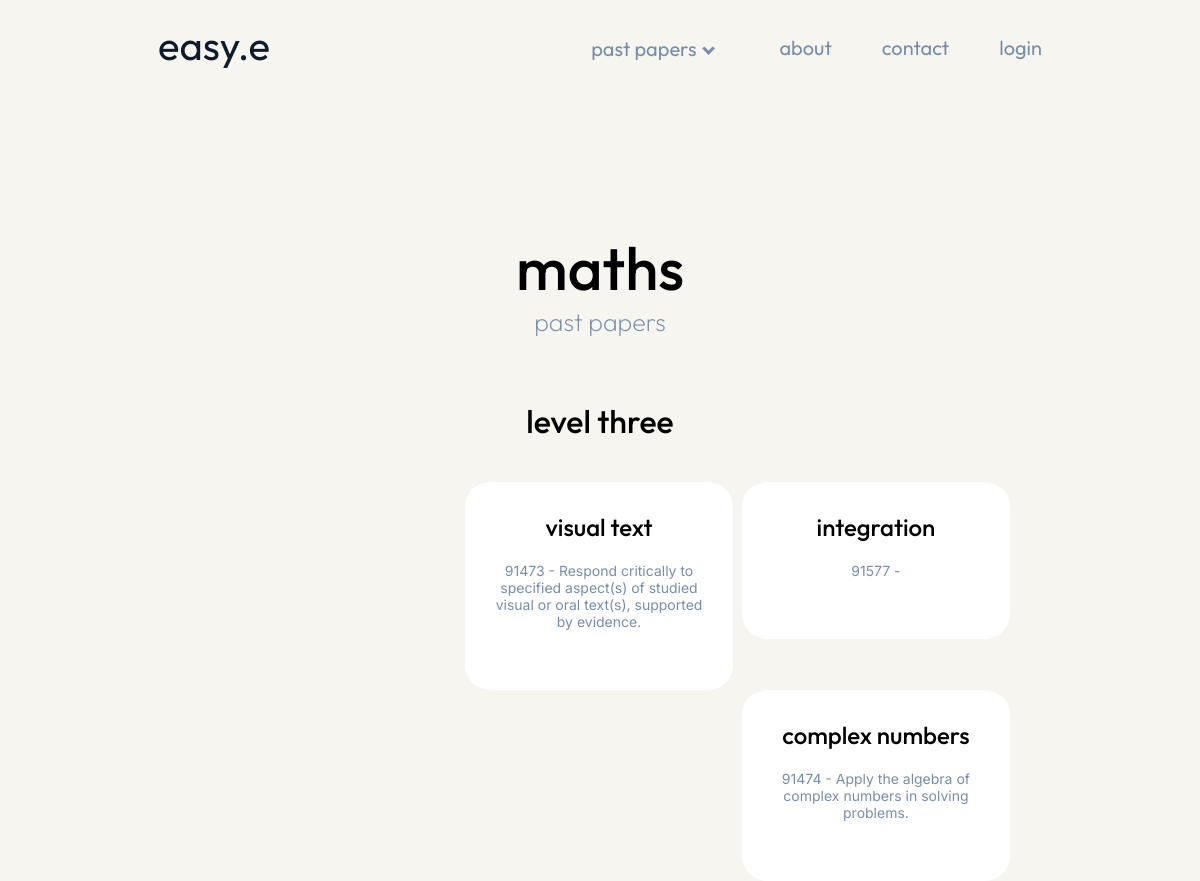
The page /past_papers_math on the database as committed earlier.
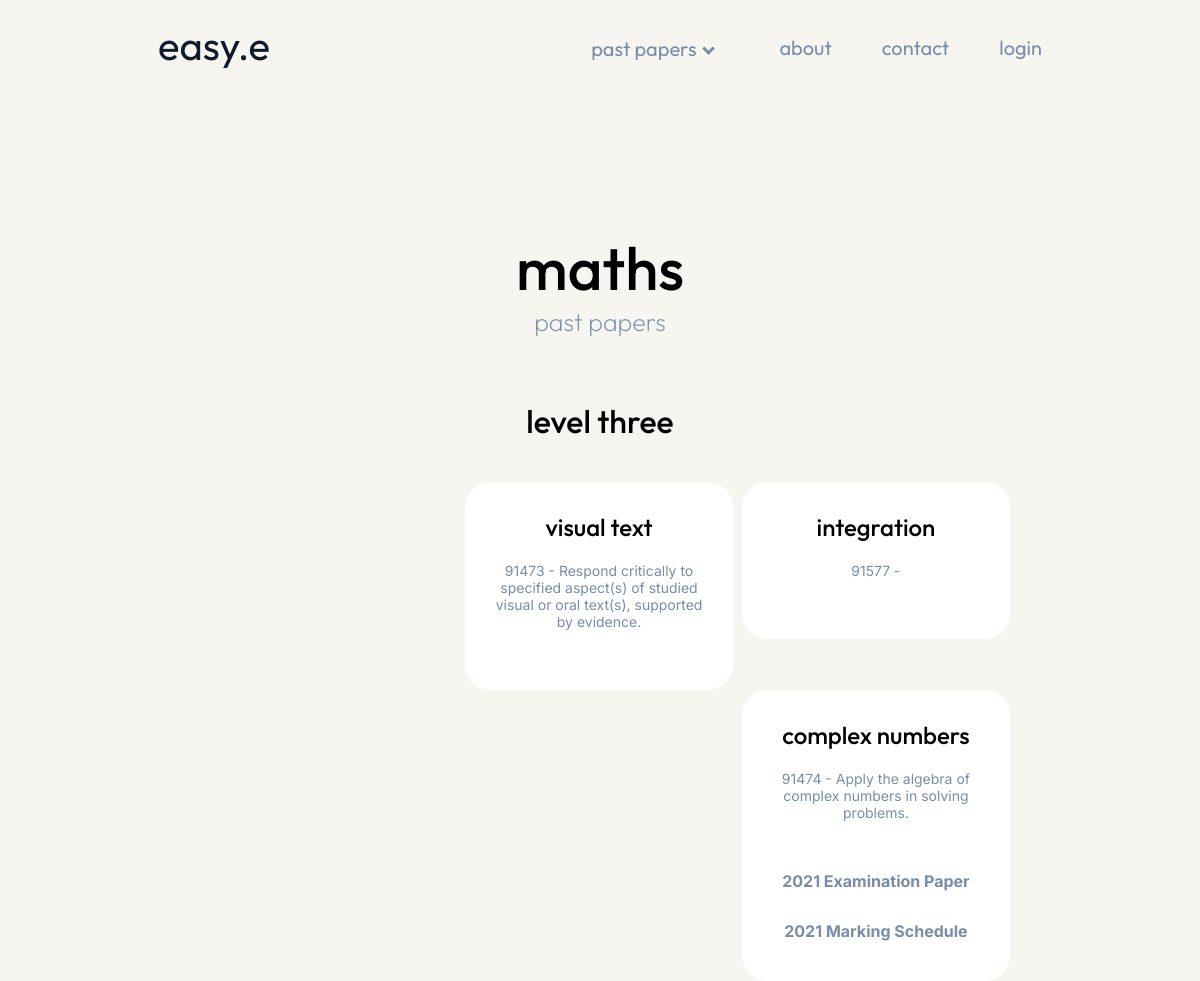
The same page on the database as committed later.
### models.py (models this page shows, shortened)
class Paper(db.Model):
    __tablename__ = "past_papers"
    id = db.Column(db.Integer, primary_key=True)
    paper_file = db.Column(db.Text())
    name = db.Column(db.Text())
    subject = db.Column(db.Integer, db.ForeignKey('subjects.id'))
    standard = db.Column(db.Text())
    subjects = db.relationship('Subjects', backref='papers', lazy=True)

### main.py (the view)
@app.route("/past_papers_math")
def maths():
    mpapers = models.Paper.query.filter_by(subject=2)
    return render_template("maths.html", page_title="Math_Past_Papers", mpapers=mpapers)

### templates/maths.html (shortened to what this page needs)
{% extends "layout.html" %}
{% block content %}
<div class="subject_header">
    <h1 class="subject_title">maths</h1>
    <h2 class="subject_subtitle">past papers</h2>
</div>
<div class="page">
    <h1 class="level">level three</h1>
    <div class="standard">
        <div class="standard_box">
            <h2 class="standard_title">integration</h2>
            <p class="standard_description">91577 - </p>
        </div>
        <div class="standard_box">
            <h2 class="standard_title">visual text</h2>
            <p class="standard_description">91473 - Respond critically to specified aspect(s) of studied visual or oral text(s), supported by evidence. </p>
        </div>
        <div class="standard_box">
            <h2 class="standard_title">complex numbers</h2>
            <p class="standard_description">91474 - Apply the algebra of complex numbers in solving problems.</p>
            {% for mpaper in mpapers %}
            {% if mpaper.standard == "numbers" %}
            <ul>
                <a class="paper_link" href="/static/past_paper_files/{{mpaper.paper_file}}" target="_blank">{{mpaper.name}}</a>
            </ul>
            {% endif %}
            {% endfor %}
        </div>
    </div>
</div>
{% endblock %}

Rows that differ between the two databases and show on the page:
added Paper: name "2021 Examination Paper"
added Paper: name "2021 Marking Schedule"
